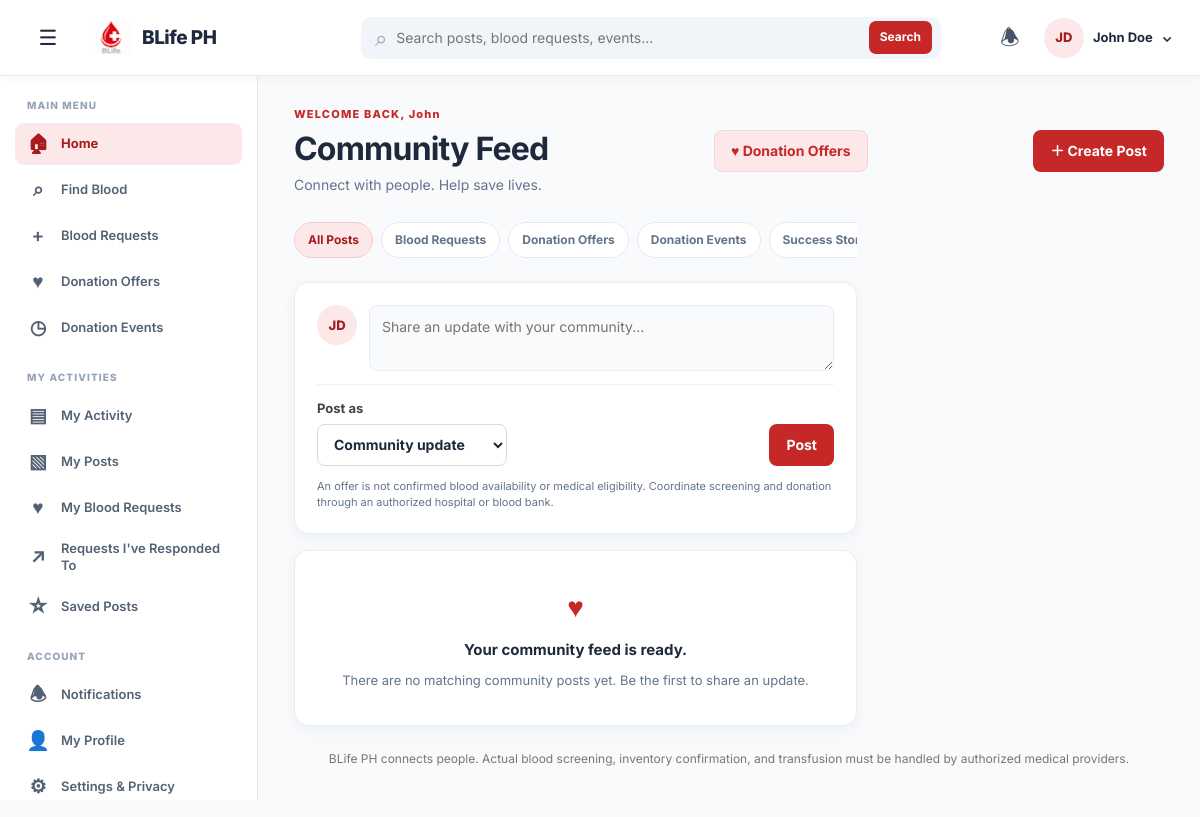
The app's page /dashboard/dashboard.php (signed in) with its own data.
### tables this page shows
CREATE TABLE `uinfo` (
  `id` int(10) UNSIGNED NOT NULL,
  `fname` varchar(100) DEFAULT '',
  `lname` varchar(100) DEFAULT '',
  `email` varchar(255) NOT NULL,
  `btype` enum('A+','A-','B+','B-','AB+','AB-','O+','O-') DEFAULT NULL,
  `phone` varchar(20) DEFAULT '',
  `city` varchar(120) DEFAULT '',
  `donor_available` tinyint(1) NOT NULL DEFAULT 0,
  `password` varchar(255) NOT NULL,
  `role` enum('user','admin') NOT NULL DEFAULT 'user',
  `notify_request_responses` tinyint(1) NOT NULL DEFAULT 1,
  `notify_post_comments` tinyint(1) NOT NULL DEFAULT 1,
  `created_at` timestamp NOT NULL DEFAULT current_timestamp()
);

### dashboard/dashboard.php (the view, shortened to what the rows shown need)
<?php
function h($value): string
{
    return htmlspecialchars((string) $value, ENT_QUOTES, 'UTF-8');
}
function member_initials(string $name): string
{
    $parts = preg_split('/\s+/', trim($name), 2);
    $initials = '';
    foreach ($parts as $part) {
        if ($part !== '') {
            $initials .= function_exists('mb_substr') ? mb_substr($part, 0, 1) : substr($part, 0, 1);
        }
    }
    return strtoupper($initials ?: 'BL');
}
$pages = [
    'home', 'find-blood', 'blood-requests', 'donation-offers', 'events', 'activity',
    'my-posts', 'my-requests', 'responded', 'saved', 'notifications',
    'profile', 'settings', 'help', 'search'
];
$requestedPage = isset($_GET['page']) && is_string($_GET['page']) ? $_GET['page'] : 'home';
$aliases = ['overview' => 'home', 'donors' => 'find-blood', 'requests' => 'blood-requests', 'community' => 'home', 'donations' => 'donation-offers'];
$requestedPage = $aliases[$requestedPage] ?? $requestedPage;
$activePage = in_array($requestedPage, $pages, true) ? $requestedPage : 'home';
$userId = (int) current_user_id();
$profile = [
    'fname' => $_SESSION['first_name'] ?? '',
    'lname' => $_SESSION['last_name'] ?? '',
    'email' => $_SESSION['email'] ?? '',
    'btype' => $_SESSION['blood_type'] ?? '',
    'phone' => $_SESSION['phone'] ?? '',
    'city' => '',
    'donor_available' => 0,
    'notify_request_responses' => 1,
    'notify_post_comments' => 1
];
$schemaReady = false;
$schemaError = '';
try {
    $pdo = (new Database())->getConnection();
    $requiredTables = ['community_posts', 'blood_requests', 'request_responses', 'request_response_messages', 'post_comments', 'post_interactions', 'member_notifications'];
    $tableQuery = $pdo->prepare(
        'SELECT TABLE_NAME FROM information_schema.TABLES
         WHERE TABLE_SCHEMA = DATABASE() AND TABLE_NAME IN (' . implode(',', array_fill(0, count($requiredTables), '?')) . ')'
    );
    $tableQuery->execute($requiredTables);
    $availableTables = $tableQuery->fetchAll(PDO::FETCH_COLUMN);
    $missingTables = array_diff($requiredTables, $availableTables);
    $missingColumns = [];
    if ($missingTables || $missingColumns) {
        $schemaError = 'Some dashboard features need a database update before they can be used.';
        if ($missingTables) {
            $schemaError .= ' Missing tables: ' . implode(', ', $missingTables) . '.';
        }
        if ($missingColumns) {
            $schemaError .= ' Missing member fields: ' . implode(', ', $missingColumns) . '.';
        }
    } else {
        $schemaReady = true;
        $accountStatusCheck = $pdo->prepare(
            "SELECT COUNT(*) FROM information_schema.COLUMNS
             WHERE TABLE_SCHEMA = DATABASE() AND TABLE_NAME = 'uinfo' AND COLUMN_NAME = 'account_status'"
        );
        $accountStatusCheck->execute();
        $accountStatusAvailable = (int) $accountStatusCheck->fetchColumn() > 0;
        $accountStatusSelect = $accountStatusAvailable ? ', account_status' : '';
        $profileStmt = $pdo->prepare('SELECT fname, lname, email, btype, phone, city, donor_available, notify_request_responses, notify_post_comments' . $accountStatusSelect . ' FROM uinfo WHERE id = :id LIMIT 1');
        $profileStmt->execute([':id' => $userId]);
        $storedProfile = $profileStmt->fetch();
        $profile = array_merge($profile, $storedProfile);
    }
} catch (PDOException $e) {
    error_log($e->getMessage());
    http_response_code(500);
    $schemaError = 'The dashboard could not load its data. Please check the database setup and try again.';
    $schemaReady = false;
}
$fullName = trim(($profile['fname'] ?? '') . ' ' . ($profile['lname'] ?? ''));
$displayName = $fullName !== '' ? $fullName : ($profile['email'] ?? 'Member');
$firstName = trim((string) ($profile['fname'] ?? ''));
$initials = member_initials($displayName);
$pageTitles = [
    'home' => 'Community Feed',
    'find-blood' => 'Find Blood',
    'blood-requests' => 'Blood Requests',
    'donation-offers' => 'Donation Offers',
    'events' => 'Donation Events',
    'activity' => 'My Activity',
    'my-posts' => 'My Posts',
    'my-requests' => 'My Blood Requests',
    'responded' => "Requests I've Responded To",
    'saved' => 'Saved Posts',
    'notifications' => 'Notifications',
    'profile' => 'My Profile',
    'settings' => 'Settings & Privacy',
    'help' => 'Help & Support',
    'search' => 'Search Results'
];
    ?>
<!DOCTYPE html>
<html lang="en">
<head>
    <link rel="stylesheet" href="../assets/user-dashboard.css">
</head>
<body>
    <header class="topbar">
        <div class="topbar-actions">
            <details class="profile-menu">
                <summary aria-label="Open profile menu">
                    <span class="avatar"><?= h($initials) ?></span>
                    <span class="profile-menu-name"><?= h($displayName) ?></span>
                    <span aria-hidden="true">⌄</span>
                </summary>
            </details>
        </div>
    </header>
    <div class="dashboard-layout">
        <main class="dashboard-main">
            <?php if (!$schemaReady): ?>
                <div class="notice notice-error schema-notice" role="alert">
                    <strong>Dashboard database update required.</strong>
                    <span><?= h($schemaError) ?></span>
                    <p>Run the migrations in <code>database_sql</code>, including <code>request_response_messages_migration.sql</code>, against the configured database. Existing data is retained.</p>
                </div>
            <?php else: ?>
                <div class="page-heading">
                    <div>
                        <?php if ($activePage === 'home'): ?>
                            <p class="eyebrow">WELCOME BACK<?= $firstName !== '' ? ', ' . h($firstName) : '' ?></p>
                        <?php else: ?>
                        <?php endif; ?>
                        <h1><?= h($pageTitles[$activePage]) ?></h1>
                        <?php if ($activePage === 'home'): ?><p>Connect with people. Help save lives.</p><?php endif; ?>
                    </div>
                </div>
            <?php endif; ?>
        </main>
    </div>
</body>
</html>

### records on screen
uinfo: initials "JD", displayName "John Doe", fname "John"

### other values on screen
$groupName "MAIN MENU"
$item[0] "🏠︎"
$item[1] "Home"
$item[0] "⌕"
$item[1] "Find Blood"
$item[0] "+"
$item[1] "Blood Requests"
$item[0] "♥"
$item[1] "Donation Offers"
$item[0] "◷"
$item[1] "Donation Events"
$groupName "MY ACTIVITIES"
$item[0] "▤"
$item[1] "My Activity"
$item[0] "▧"
